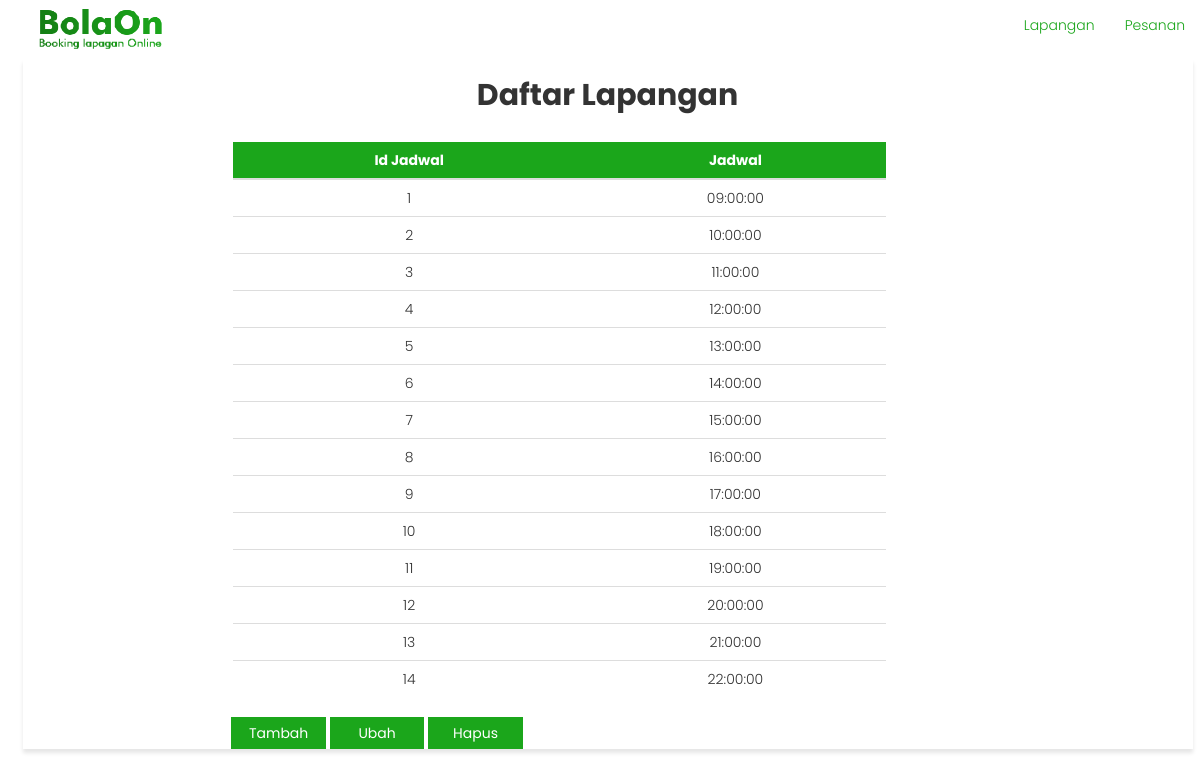
The page /admin/DaftarJadwal.php on the database its author committed.
### tables this page shows
CREATE TABLE `jadwal` (
  `id_jadwal` int(11) NOT NULL,
  `jadwal` time NOT NULL
);

### admin/DaftarJadwal.php (the view, shortened to what this page needs)
<?php
include "../koneksi.php";
$query = "SELECT * FROM jadwal";
$res = mysqli_query($link, $query);
?>
<!DOCTYPE html>
<html lang="en" id="home">
<head>
	<link href="../css/style2.css" rel="stylesheet">
	<link href="../css/bootstrap.min.css" rel="stylesheet">
	<link rel="stylesheet" href="https://maxcdn.bootstrapcdn.com/bootstrap/3.3.7/css/bootstrap.min.css">
</head>
<body>
	<nav class="navbar nav-pills navbar-fixed-top">
		<div class="container-fluid">
			<div class="navbar-header">
				<a class="navbar-brand" href="#home">
					<img alt="Brand" src="../img/logo.png">
				</a>
			</div>
			<div class="collapse navbar-collapse" id="bs-example-navbar-collapse-1">
				<ul class="nav navbar-nav navbar-right">
					<li><a href="#lapangan">Lapangan</a></li>
					<li><a href="#pesanan">Pesanan</a></li>
				</ul>
			</div>
		</div>
	</nav>
	<section>
		<div class="container">
			<div class="daftarlapangan">
				<div class="row">
					<h2><strong><center>Daftar Lapangan</center></strong></h2>
					<br>
					<div class="col-md-7" id="daftarlapangan" >
						<center><table class="table table-hover">
							<thead>
								<tr>
									<th>Id Jadwal</th>
									<th>Jadwal</th>
								</tr>
							</thead>
							<tbody>
								<?php
								while ($row=mysqli_fetch_assoc($res)) {
								?>
								<tr>
									<td><?php echo $row['id_jadwal'] ?></td>
									<td><?php echo $row['jadwal']?></td>
								<?php
									}
								?>
							</tbody>
						</table>
					</center>
				</div>
			</div>
			<div class="tombol">
				<form action="CreateUpdateYardView.html" method="">
					<input type="submit" value="Tambah" id="simpan" class="btn simpan rounded-0">
					<input type="submit" value="Ubah" id="batal" class="btn batal">
					<input type="submit" value="Hapus" id="simpan" class="btn simpan rounded-0">
				</form>
			</div>
		</div>
	</div>
	<br>
	<br>
</section>
</body>
</html>

### css/style2.css (style rules this page uses)
* { font-family: 'Poppins','Lato', sans-serif; }
body { font-family:'Poppins','Open Sans', Arial, sans-serif; font-size:14px; font-weight:300; line-height:1.6em; margin-top: 100px; background-color: #A3CFB5; }
body { background-color: #A3CFB5; }
.navbar { padding-left: 2%; box-sizing: border-box; background-color: #fff; }
.navbar a { color: #1BA61B; }
.navbar-brand { margin-top: -5%; }
.container { margin-top: 5%; background-color: #fff; box-shadow: 0 4px 4px 0 rgba(0, 0, 0, 0.1); }
#simpan { color: #fff; background-color: #1BA61B; border: none; border-radius: 0px; width: 10%; align-items: center; }
#batal { color: #fff; background-color: #1BA61B; border: none; border-radius: 0px; width: 10%; align-content: center; }
#daftarlapangan table { table-layout: auto; text-align: center; object-position: center; table-layout: auto; margin-left: 30%; }
#daftarlapangan th { background-color: #1BA61B; table-layout: auto; text-align: center; object-position: center; color: #fff; }
.tombol { margin-left: 17%; }
@media (min-width: 765px) { nav.sidebar.navbar.sidebar>.container .navbar-brand, .navbar>.container-fluid .navbar-brand { margin-left: 0px; } }
section { padding-left: 15px; }

### rows shown on the page
jadwal: id_jadwal "1", jadwal "09:00:00"
jadwal: id_jadwal "2", jadwal "10:00:00"
jadwal: id_jadwal "3", jadwal "11:00:00"
jadwal: id_jadwal "4", jadwal "12:00:00"
jadwal: id_jadwal "5", jadwal "13:00:00"
jadwal: id_jadwal "6", jadwal "14:00:00"
jadwal: id_jadwal "7", jadwal "15:00:00"
jadwal: id_jadwal "8", jadwal "16:00:00"
jadwal: id_jadwal "9", jadwal "17:00:00"
jadwal: id_jadwal "10", jadwal "18:00:00"
jadwal: id_jadwal "11", jadwal "19:00:00"
jadwal: id_jadwal "12", jadwal "20:00:00"
jadwal: id_jadwal "13", jadwal "21:00:00"
jadwal: id_jadwal "14", jadwal "22:00:00"
